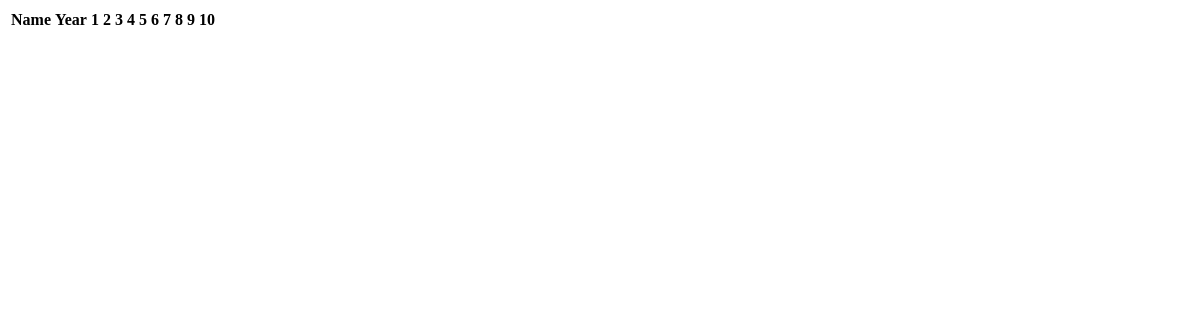
The page /admin/large-group/_get_overview_table on the database as committed earlier.
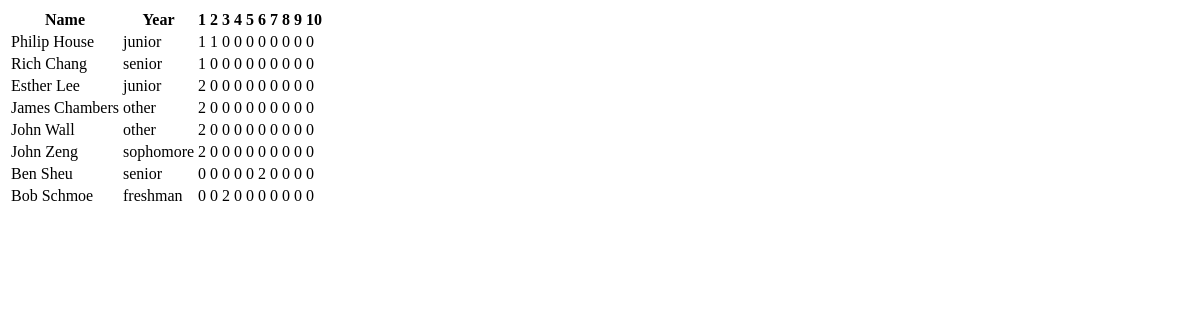
The same page on the database as committed later.
### arkaios/models.py (models this page shows, shortened)
class Attendee(Base):
	__tablename__ = 'attendee'
	id = Column(Integer, primary_key=True)
	first_name = Column(String(200))
	last_name = Column(String(200))
	year = Column(String(200))
	email = Column(String(100), unique=True)
	dorm = Column(String(100))
	temp = "test"

### arkaios/app.py (the view)
@app.route('/admin/large-group/_get_overview_table')
def large_group_overview_table_admin():
	sortingDictionary = {0: Attendee.id, 1: Attendee.year, 2: Attendee.first_name, 3: Attendee.last_name }
	siftingDictionary = {1: "freshman", 2: "sophomore", 3: "junior", 4: "senior", 5: "other" }
	quarter = request.args.get('quarter', "w14", type=str)
	sort = request.args.get('sort', 0, type=int)
	sift = request.args.get('sift', 0, type=int)
	weeks = [0 for i in range(10)]
	if (sift == 0):
		users = db.session.query(Attendee).order_by(sortingDictionary[sort]).options(load_only("id", "first_name", "last_name", "year"))
		userCount = db.session.query(Attendee).order_by(sortingDictionary[sort]).options(load_only("id", "first_name", "last_name", "year")).count()
	else:
		users = db.session.query(Attendee).filter_by(year=siftingDictionary[sift]).order_by(sortingDictionary[sort]).options(load_only("id", "first_name", "last_name", "year"))
		userCount = db.session.query(Attendee).filter_by(year=siftingDictionary[sift]).order_by(sortingDictionary[sort]).options(load_only("id", "first_name", "last_name", "year")).count()
	attendanceArray = [[0 for i in range(10)] for j in range(userCount)]
	weekDB = db.session.query(LargeGroup).filter_by(quarter=quarter).options(load_only("id"))
	for week in weekDB:
		try:
			weeks[int(week.weekNumber)-1] = week.id
		except ValueError,e:
			print str(e)
	userCount, weekCount = 0, 0
	for user in users:
		for week in weeks:
			try:
				val = db.session.query(LargeGroupAttendance).filter_by(large_group_id=week).filter_by(attendee_id=user.id).first()
				if(val.first_time == 1):
					attendanceArray[userCount][weekCount] = 2
				elif(val is not None):
					attendanceArray[userCount][weekCount] = 1
				else:
					attendanceArray[userCount][weekCount] = 0
			except AttributeError,e:
				print str(e)
				attendanceArray[userCount][weekCount] = 0
			weekCount += 1
		userCount += 1
		weekCount = 0
	return render_template('largegroup/_overview_table.html', attendance=attendanceArray, userInfo=users)

### arkaios/templates/largegroup/_overview_table.html
<table class="table table-condensed table-hover">
	<tr>
		<th>Name</th>
		<th>Year</th>
		<th> 1</th>
		<th> 2</th>
		<th> 3</th>
		<th> 4</th>
		<th> 5</th>
		<th> 6</th>
		<th> 7</th>
		<th> 8</th>
		<th> 9</th>
		<th> 10</th>
	</tr>
	{% for userRecord in attendance %}
		<tr>
			<td>{{ userInfo[loop.index0].first_name }} {{ userInfo[loop.index0].last_name }}</td>
			<td>{{ userInfo[loop.index0].year }} </td>
			{% for attendanceDataPoint in userRecord %}
				<td class="{% if attendanceDataPoint == 2 %}info{% elif attendanceDataPoint == 1 %}success{% else %}danger{% endif %}"> {{ attendanceDataPoint }}</td>
			{% endfor %}
		</tr>
	{% endfor %}
</table>

Rows that differ between the two databases and show on the page:
added Attendee: first_name "Philip", last_name "House", year "junior"
added Attendee: first_name "Rich", last_name "Chang", year "senior"
added Attendee: first_name "Esther", last_name "Lee", year "junior"
added Attendee: first_name "James", last_name "Chambers", year "other"
added Attendee: first_name "John", last_name "Wall", year "other"
added Attendee: first_name "John", last_name "Zeng", year "sophomore"
added Attendee: first_name "Ben", last_name "Sheu", year "senior"
added Attendee: first_name "Bob", last_name "Schmoe", year "freshman"
Other text that changed with them:
new list line: "1 1 0 0 0 0 0 0 0 0"
new list line: "1 0 0 0 0 0 0 0 0 0"
new list line: "2 0 0 0 0 0 0 0 0 0"
new list line: "0 0 0 0 0 2 0 0 0 0"
new list line: "0 0 2 0 0 0 0 0 0 0"
